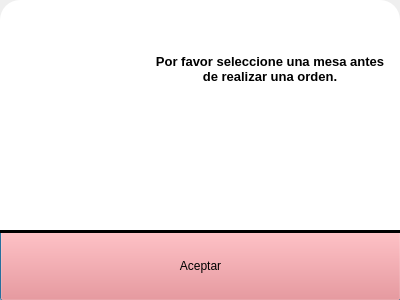
<?xml version="1.0" encoding="UTF-8"?>
<ui version="4.0">
 <class>mensaje</class>
 <widget class="QDialog" name="mensaje">
  <property name="geometry">
   <rect>
    <x>0</x>
    <y>0</y>
    <width>400</width>
    <height>300</height>
   </rect>
  </property>
  <property name="minimumSize">
   <size>
    <width>400</width>
    <height>300</height>
   </size>
  </property>
  <property name="windowTitle">
   <string>Dialog</string>
  </property>
  <widget class="QFrame" name="frame">
   <property name="geometry">
    <rect>
     <x>0</x>
     <y>0</y>
     <width>400</width>
     <height>300</height>
    </rect>
   </property>
   <property name="styleSheet">
    <string notr="true">QFrame{	 
 
	background-color: rgb(255, 255, 255);
	border-radius:20px;

}

 </string>
   </property>
   <property name="frameShape">
    <enum>QFrame::StyledPanel</enum>
   </property>
   <property name="frameShadow">
    <enum>QFrame::Raised</enum>
   </property>
   <widget class="QPushButton" name="pushButton_2">
    <property name="geometry">
     <rect>
      <x>0</x>
      <y>230</y>
      <width>401</width>
      <height>71</height>
     </rect>
    </property>
    <property name="cursor">
     <cursorShape>OpenHandCursor</cursorShape>
    </property>
    <property name="styleSheet">
     <string notr="true">color: rgb(0, 0, 0);
background-color: #FB7C7C;
font: 75 13pt &quot;MS Serif&quot;;


 </string>
    </property>
    <property name="text">
     <string>Aceptar</string>
    </property>
   </widget>
   <widget class="QTextBrowser" name="textBrowser">
    <property name="geometry">
     <rect>
      <x>150</x>
      <y>50</y>
      <width>240</width>
      <height>71</height>
     </rect>
    </property>
    <property name="html">
     <string>&lt;!DOCTYPE HTML PUBLIC &quot;-//W3C//DTD HTML 4.0//EN&quot; &quot;http://www.w3.org/TR/REC-html40/strict.dtd&quot;&gt;
&lt;html&gt;&lt;head&gt;&lt;meta name=&quot;qrichtext&quot; content=&quot;1&quot; /&gt;&lt;style type=&quot;text/css&quot;&gt;
p, li { white-space: pre-wrap; }
&lt;/style&gt;&lt;/head&gt;&lt;body style=&quot; font-family:'MS Shell Dlg 2'; font-size:7.8pt; font-weight:400; font-style:normal;&quot;&gt;
&lt;p align=&quot;center&quot; style=&quot; margin-top:0px; margin-bottom:0px; margin-left:0px; margin-right:0px; -qt-block-indent:0; text-indent:0px;&quot;&gt;&lt;span style=&quot; font-size:10pt; font-weight:600;&quot;&gt;Por favor seleccione una mesa antes de realizar una orden.&lt;/span&gt;&lt;/p&gt;&lt;/body&gt;&lt;/html&gt;</string>
    </property>
   </widget>
   <widget class="Line" name="line">
    <property name="geometry">
     <rect>
      <x>0</x>
      <y>230</y>
      <width>400</width>
      <height>3</height>
     </rect>
    </property>
    <property name="styleSheet">
     <string notr="true">background-color: rgb(0, 0, 0);</string>
    </property>
    <property name="orientation">
     <enum>Qt::Horizontal</enum>
    </property>
   </widget>
   <widget class="QLabel" name="Advertencia">
    <property name="geometry">
     <rect>
      <x>30</x>
      <y>50</y>
      <width>81</width>
      <height>71</height>
     </rect>
    </property>
    <property name="text">
     <string> </string>
    </property>
    <property name="scaledContents">
     <bool>true</bool>
    </property>
   </widget>
  </widget>
 </widget>
 <resources/>
 <connections/>
</ui>
